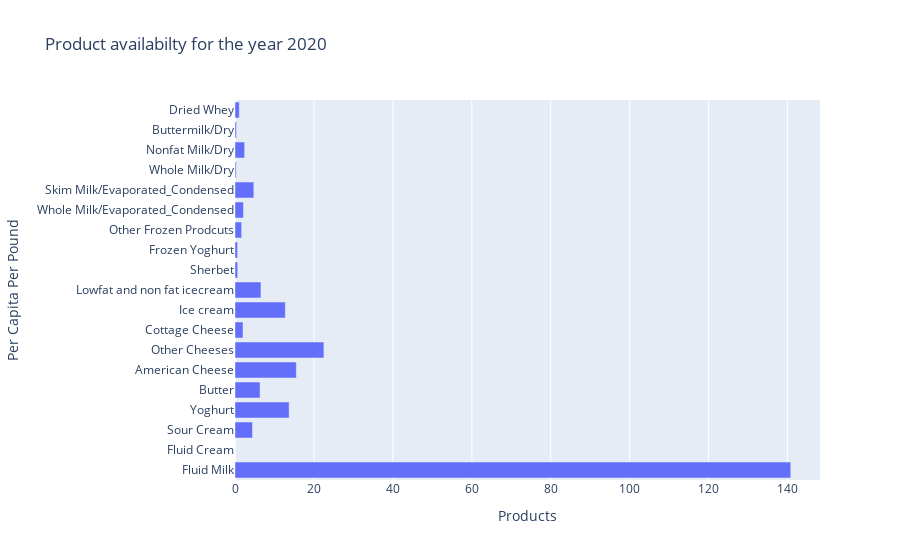

The notebook cell this image was saved under:
### Code cell
fig = go.Figure(go.Bar(
            y=list(df_to_plot.columns),
            x=list(df_to_plot.values.flatten()),            
            orientation='h'))
fig.update_layout(
    title="Product availabilty for the year %d"%2020,
    xaxis_title="Products",
    yaxis_title="Per Capita Per Pound",
    legend_title="Legend Title",
)
fig.show()

### Figure 1 — Plotly figure (JSON) as saved in the notebook; plotly's stock layout.template omitted (floating-point values rounded to 4 significant figures)
{"data": [{"orientation": "h", "type": "bar", "x": [140.8, 0, 4.429, 13.72, 6.344, 15.54, 22.52, 2.034, 12.75, 6.574, 0.6819, 0.6504, 1.679, 2.149, 4.771, 0.2924, 2.439, 0.3653, 1.089], "y": ["Fluid Milk", "Fluid Cream", "Sour Cream", "Yoghurt", "Butter", "American Cheese", "Other Cheeses", "Cottage Cheese", "Ice cream", "Lowfat and non fat icecream", "Sherbet", "Frozen Yoghurt", "Other Frozen Prodcuts", "Whole Milk/Evaporated_Condensed", "Skim Milk/Evaporated_Condensed", "Whole Milk/Dry", "Nonfat Milk/Dry", "Buttermilk/Dry", "Dried Whey"]}], "layout": {"legend": {"title": {"text": "Legend Title"}}, "title": {"text": "Product availabilty for the year 2020"}, "xaxis": {"title": {"text": "Products"}}, "yaxis": {"title": {"text": "Per Capita Per Pound"}}}}
